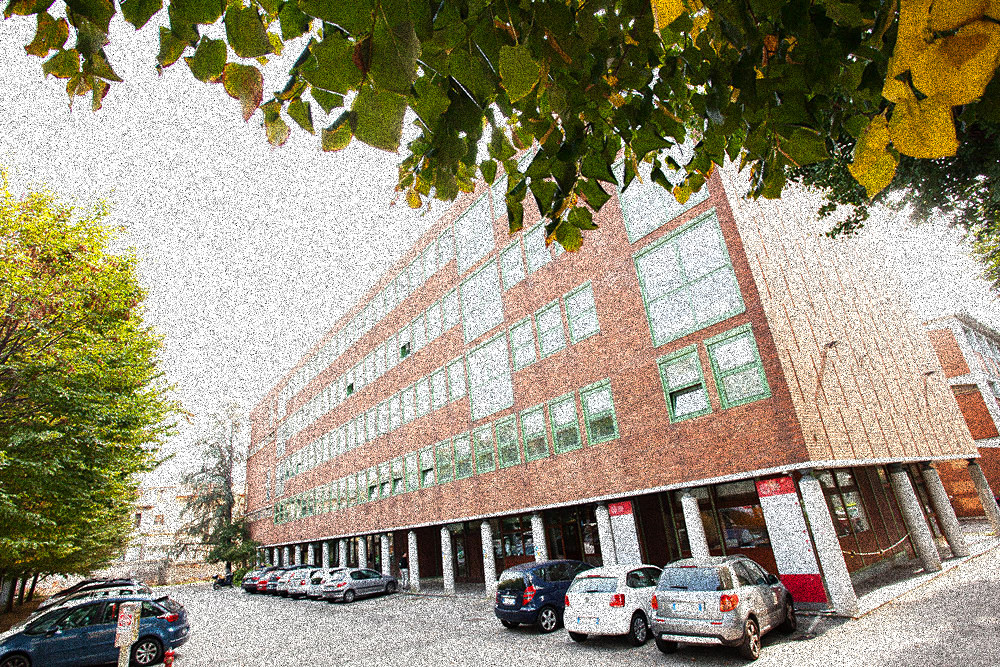
//> input picture data/dei_noise.jpg, 1000 x 667 px
$ ./Hist-Eq-and-Image-Filtering   (built with g++ and OpenCV 4)
//> lines starting //> are read from the running program, lines starting //| are printed output that depends on the picture
/*
 * UNIVERSITY OF PADOVA
 * DEPARTMENT OF INFORMATION ENGINEERING
 * ICT FOR INTERNET AND MULTIMEDIA
 *
 * 2022-2023 COMPUTER VISION
 * HOMEWORK-1 // LAB-2
 *
 * AUTHOR: UMUT BERK CAKMAKCI // 2071408
 *
 */

#include <iostream>
#include <opencv2/opencv.hpp>
#include "opencv2/highgui.hpp"
#include "opencv2/imgcodecs.hpp"
#include "opencv2/imgproc.hpp"
#include <opencv2/highgui/highgui_c.h>

using namespace cv;
using namespace std;


int kernel_length = 3;
Mat src;
Mat dst;
char window_name[] = "Smoothing Demo";
int display_caption(const char* caption);
int display_dst(int delay);

Mat image;
int blurMin = 1;
int blurMax = 50;
int sigma_min = 1;
int sigmaR_min = 1;
int sigmaS_min = 1;
int sigma_max = 100;

Mat draw_histogram(Mat& hist, Mat& image, Scalar color) {
    // Set the histogram parameters
    int histSize = 256;
    float range[] = { 0, 256 };
    const float* histRange = { range };
    bool uniform = true, accumulate = false;

    // Compute the histogram
    Mat hist_image;
    calcHist(&hist, 1, 0, Mat(), hist_image, 1, &histSize, &histRange, uniform, accumulate);

    // Draw the histogram
    int hist_h = 200, hist_w = 256;
    int bin_w = cvRound((double)hist_w / histSize);
    Mat histImage(hist_h, hist_w, CV_8UC3, Scalar(0, 0, 0));
    normalize(hist_image, hist_image, 0, histImage.rows, NORM_MINMAX, -1, Mat());
    for (int i = 1; i < histSize; i++) {
        line(histImage, Point(bin_w * (i - 1), hist_h - cvRound(hist_image.at<float>(i - 1))),
            Point(bin_w * (i), hist_h - cvRound(hist_image.at<float>(i))),
            color, 2, LINE_AA);
    }

    // Combine the histogram and image
    Mat combined_image;
    vconcat(histImage, combined_image);

    return combined_image;
}

// [40 lines left out: function show_histogram, not called in this run]

Mat show_histograms(Mat& image, String window_name) {
    // Separate the image into 3 channels
    vector<Mat> bgr_planes;
    split(image, bgr_planes);


    // Define the colors for each channel
    Vec3b blue(255, 0, 0);
    Vec3b green(0, 255, 0);
    Vec3b red(0, 0, 255);

    // Draw the histograms
    Mat b_hist = draw_histogram(bgr_planes[0], image, blue);
    Mat g_hist = draw_histogram(bgr_planes[1], image, green);
    Mat r_hist = draw_histogram(bgr_planes[2], image, red);

    // Concatenate the histograms and show them
    Mat hist_combined;
    hconcat(b_hist, g_hist, hist_combined);
    hconcat(hist_combined, r_hist, hist_combined);

    return hist_combined;
	//imshow(window_name+" Histograms", hist_combined);
}

// [10 lines left out: function Blur, not called in this run]

void MedianBlur(int sliderValue, void*)
{
    if (sliderValue <= 0)
    {
        return;
    }
    sliderValue = 2 * sliderValue - 1;
    Mat output;
    medianBlur(src, output, sliderValue);
    imshow("MedianBlurWindow", output);
}

void GaussianBlur(int sliderValue, void*)
{
    if (sliderValue <= 0)
    {
        return;
    }
    sliderValue = 2 * sliderValue - 1;
    Mat output;
    GaussianBlur(src, output, Size(sliderValue, sliderValue), sigma_min, sigma_min);
    imshow("GaussianBlurWindow", output);
}

void BilateralFilter(int sliderValue, void*)
{
    if (sliderValue <= 0)
    {
        return;
    }
    //sliderValue = 2 * sliderValue - 1;
    Mat output;
    bilateralFilter(src, output, sliderValue, sigmaR_min * 2, sigmaS_min / 2);
    imshow("BilateralFilterWindow", output);
}

void combineImages(Mat img2, Mat img1, String window_name)
{
    // Get dimension of final image
    int rows = img1.rows + img2.rows;
    int cols = max(img1.cols, img2.cols);

    // Create a black image
    Mat3b res(rows, cols, Vec3b(0, 0, 0));

    // Copy images in correct position
    img1.copyTo(res(Rect(0, 0, img1.cols, img1.rows)));
    img2.copyTo(res(Rect(0, img1.rows, img2.cols, img2.rows)));

    // Show result
    imshow(window_name, res);
}


int main(int argc, char** argv) {

    /*    PART-1 of LAB-2    ****************************************************************************************************************/

	// Load image
    Mat image = imread("dei_noise.jpg");
//> image is the input picture: 667 rows x 1000 cols, CV_8UC3; mean B, G, R 124.4, 147.3, 154.9

    /*    ORIGINAL RGB IMAGE AND HISTOGRAM    **********************************************************************************************/
    // Show original image
    //imshow("Original Image", image);

    // Concatenate histograms of each channel of original image
    Mat hist_orig;
    vector<Mat> bgr_orig;
    split(image, bgr_orig);
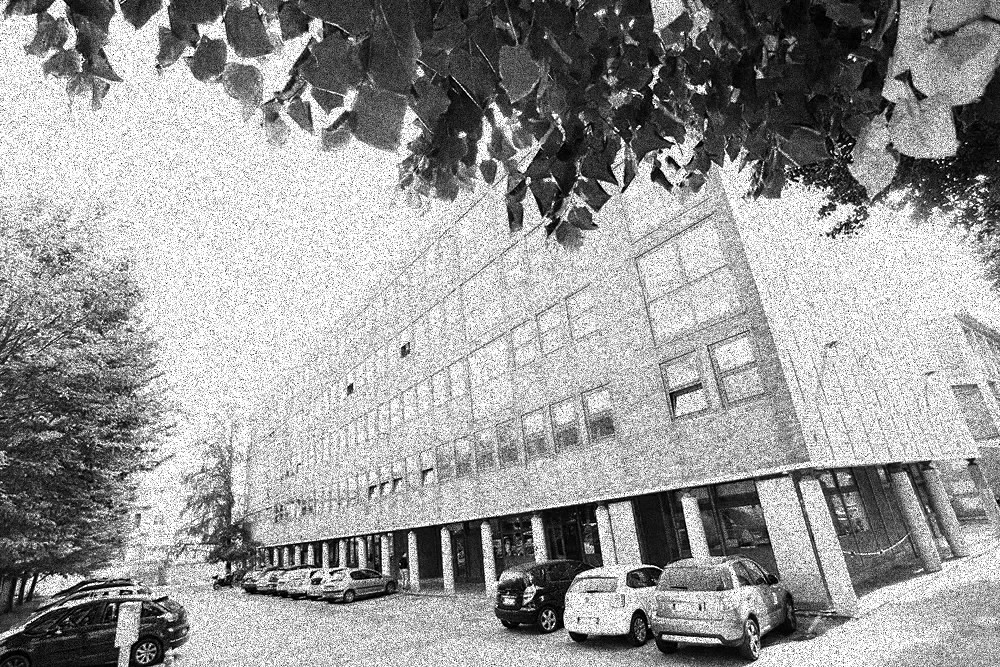
//> bgr_orig[2]: 667 rows x 1000 cols, CV_8UC1; min 0, max 255, mean 154.9
    hist_orig = show_histograms(image, "Original Image");
//> in draw_histogram, `calcHist(&hist, 1, 0, Mat(), hist_image, 1, &histSize, &histRange, uni..`: hist_image = 256 values, max 54067 at index 0, min 1243 at index 65, mean 2605.5
//> in draw_histogram, `normalize(hist_image, hist_image, 0, histImage.rows, NORM_MINMAX, -1, ..`: hist_image = 256 values, max 200 at index 0, min 0 at index 65, mean 5.16
    combineImages(image, hist_orig, "Original Image and Histogram");
    /****************************************************************************************************************************************/


	/*    EQUALIZED RGB IMAGE AND HISTOGRAM    **********************************************************************************************/
    // Equalize each channel separately
    Mat eq_image, hist_eq;
    vector<Mat> eq_channels;
    for (int i = 0; i < bgr_orig.size(); i++) {
        Mat eq_channel;
        equalizeHist(bgr_orig[i], eq_channel);
        eq_channels.push_back(eq_channel);
    }
//> this loop made 3 passes
    merge(eq_channels, eq_image);
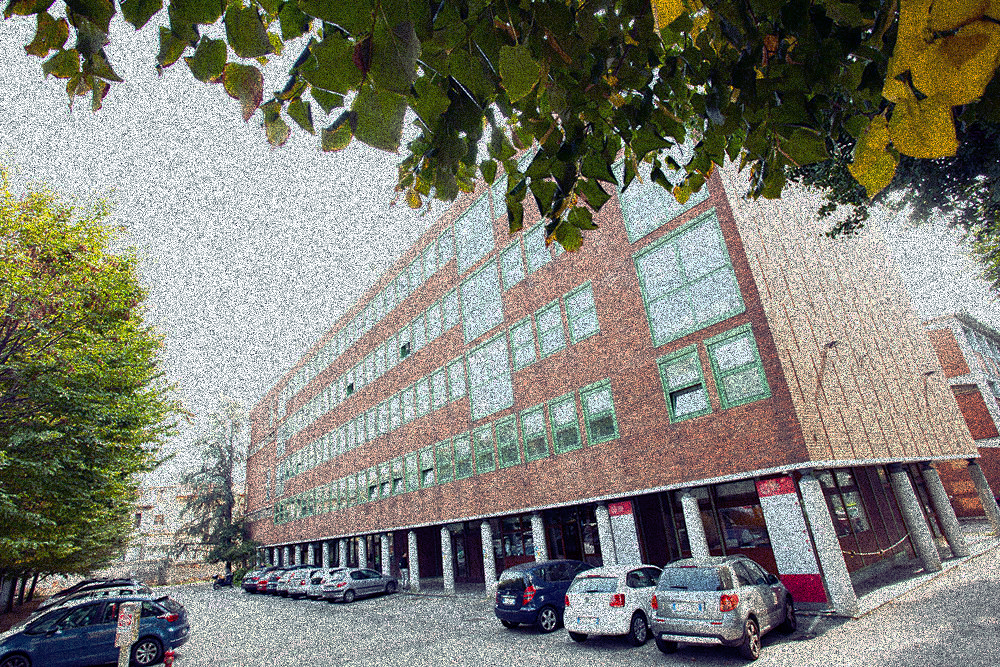
//> eq_image: 667 rows x 1000 cols, CV_8UC3; mean B, G, R 118.3, 128.4, 128.9
    //imshow("Equalized Image (RGB)", eq_image);

    // Concatenate histograms of each channel of equalized image (RGB)
    vector<Mat> bgr_eq;
    split(eq_image, bgr_eq);
    hist_eq = show_histograms(eq_image, "Equalized Image (RGB)");
//> in draw_histogram (call 5), `calcHist(&hist, 1, 0, Mat(), hist_image, 1, &histSize, &histRange, uni..`: hist_image = 256 values, max 52858 at index 255, min 0 at index 28, mean 2605.5
//> in draw_histogram (call 5), `normalize(hist_image, hist_image, 0, histImage.rows, NORM_MINMAX, -1, ..`: hist_image = 256 values, max 200 at index 255, min 0 at index 28, mean 9.86
//> after the loop in draw_histogram (call 5), `for (int i = 1; i < histSize; i++)`:
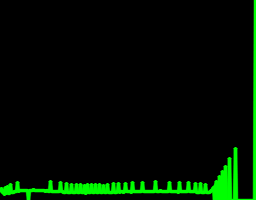
//> histImage: 200 rows x 256 cols, CV_8UC3; mean B, G, R 0, 15.2, 0
    combineImages(eq_image, hist_eq, "Equalized (RGB) Image and Histogram");
    /****************************************************************************************************************************************/


    /*    EQUALIZED LAB IMAGE AND HISTOGRAM    **********************************************************************************************/
    // Convert image to Lab color space and equalize only L channel
    Mat lab_image, hist_lab;
    cvtColor(image, lab_image, COLOR_BGR2Lab);
//> lab_image: 667 rows x 1000 cols, CV_8UC3; mean of channels 0, 1, 2 152.6, 128, 141
    vector<Mat> lab_channels;
    split(lab_image, lab_channels);
    equalizeHist(lab_channels[0], lab_channels[0]);
    merge(lab_channels, lab_image);
//> lab_image: 667 rows x 1000 cols, CV_8UC3; mean of channels 0, 1, 2 128.5, 128, 141
    cvtColor(lab_image, lab_image, COLOR_Lab2BGR);
    //imshow("Equalized Image (Lab)", lab_image);

    // Concatenate histograms of L channel of equalized image (Lab)
    hist_lab = show_histograms(lab_image, "Equalized Image (Lab)");
//> call 3 of show_histograms, with window_name = "Equalized Image (Lab)"
//> in show_histograms (call 3), `split(image, bgr_planes);`:
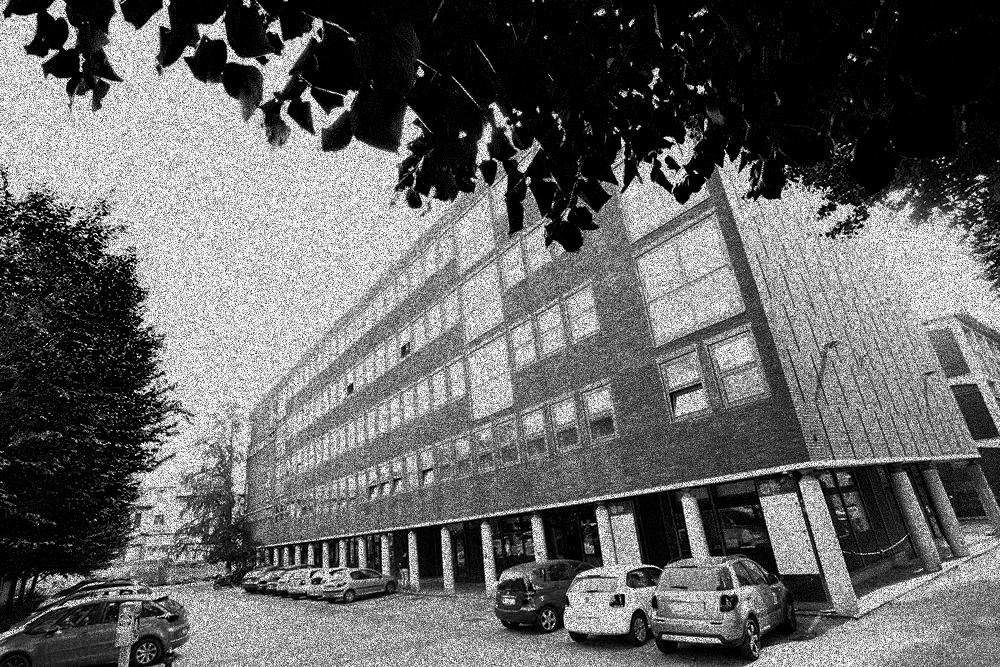
//> bgr_planes[0]: 667 rows x 1000 cols, CV_8UC1; min 0, max 255, mean 102
//> in draw_histogram (call 7), `calcHist(&hist, 1, 0, Mat(), hist_image, 1, &histSize, &histRange, uni..`: hist_image = 256 values, max 138936 at index 0, min 0 at index 234, mean 2605.5
//> in draw_histogram (call 7), `normalize(hist_image, hist_image, 0, histImage.rows, NORM_MINMAX, -1, ..`: hist_image = 256 values, max 200 at index 0, min 0 at index 234, mean 3.75
//> after the loop in draw_histogram (call 7), `for (int i = 1; i < histSize; i++)`:
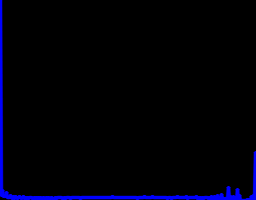
//> histImage: 200 rows x 256 cols, CV_8UC3; mean B, G, R 8.6, 0, 0
//> in show_histograms (call 3), `hconcat(hist_combined, r_hist, hist_combined);`:
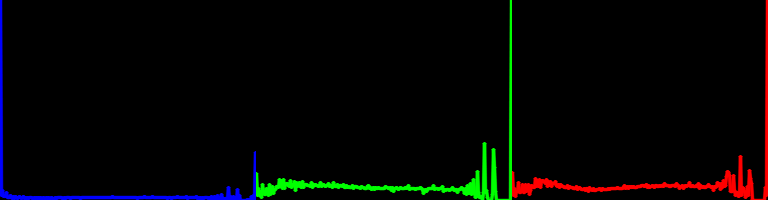
//> hist_combined: 200 rows x 768 cols, CV_8UC3; mean B, G, R 2.9, 4.5, 4.1
    combineImages(lab_image, hist_lab, "Equalized (Lab) Image and Histogram");
//> call 3 of combineImages, with window_name = "Equalized (Lab) Image and Histogram"
//> in combineImages (call 3), `img2.copyTo(res(Rect(0, img1.rows, img2.cols, img2.rows)));`:
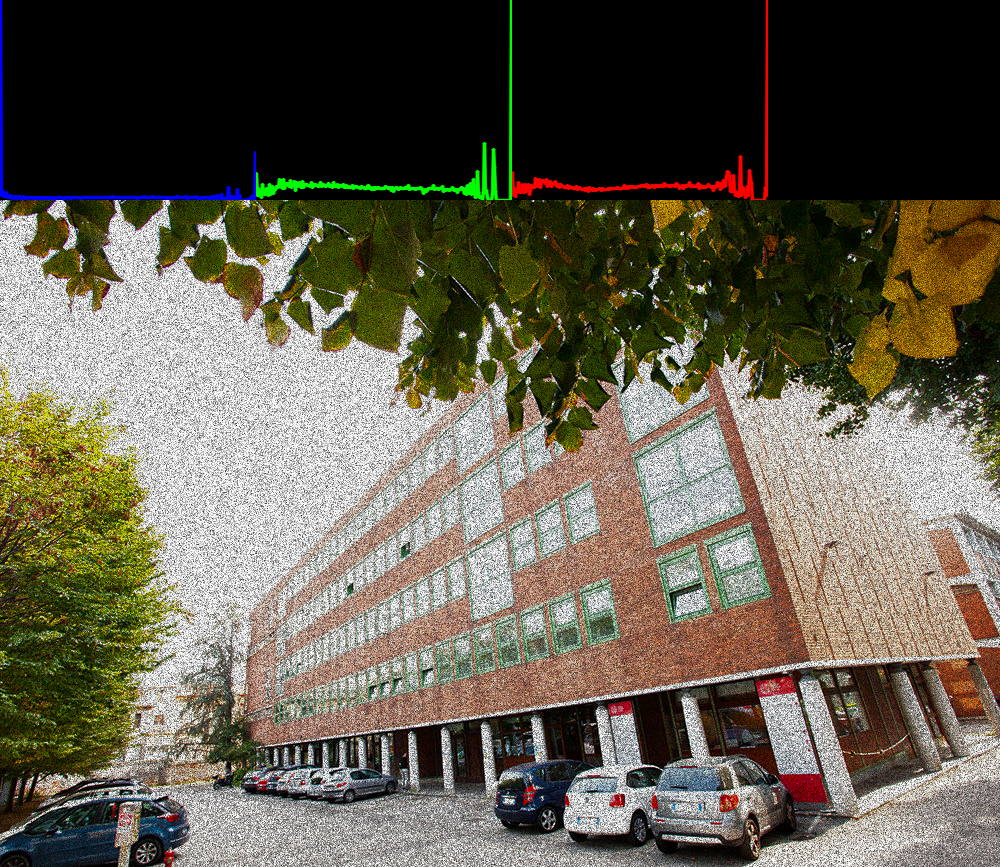
//> res: 867 rows x 1000 cols, CV_8UC3; mean B, G, R 79, 95.3, 100.5
    /*****************************************************************************************************************************************/


    /*    PART-2 of LAB-2    ******************************************************************************************************************/

    src = image;
    Mat img_blur, img_gaus, img_median, img_bilat;

    // [9 lines of commented-out code are left out]


    struct Userdata {int sliderId; std::string sliderName;};

    /*
    namedWindow("BlurWindow");
    createTrackbar("kernel Value", "BlurWindow", &blurMin, blurMax, Blur);
    imshow("BlurWindow", src);
    */

    namedWindow("MedianBlurWindow");
    createTrackbar("kernel Value", "MedianBlurWindow", &blurMin, blurMax, MedianBlur);
    imshow("MedianBlurWindow", src);


    Userdata userdata0{ 0, "kernelVal" };
    Userdata userdata1{ 1, "sigmaVal" };
    namedWindow("GaussianBlurWindow");
    createTrackbar("kernelVal", "GaussianBlurWindow", &blurMin, blurMax, GaussianBlur, &userdata0);
    createTrackbar("sigmaVal", "GaussianBlurWindow", &sigma_min, sigma_max, GaussianBlur, &userdata1);
    imshow("GaussianBlurWindow", src);


    Userdata userdata2{ 2, "kernelVal" };
    Userdata userdata3{ 3, "sigmaRVal" };
    Userdata userdata4{ 4, "sigmaSVal" };
    namedWindow("BilateralFilterWindow");
    createTrackbar("kernelVal", "BilateralFilterWindow", &blurMin, 10, BilateralFilter, &userdata2);
    createTrackbar("sigmaRVal", "BilateralFilterWindow", &sigmaR_min, sigma_max, BilateralFilter, &userdata3);
    createTrackbar("sigmaSVal", "BilateralFilterWindow", &sigmaS_min, sigma_max, BilateralFilter, &userdata4);
    imshow("BilateralFilterWindow", src);


    waitKey(0);
    return 0;
}

$ run again, with data/overexposed.jpg copied over data/dei_noise.jpg
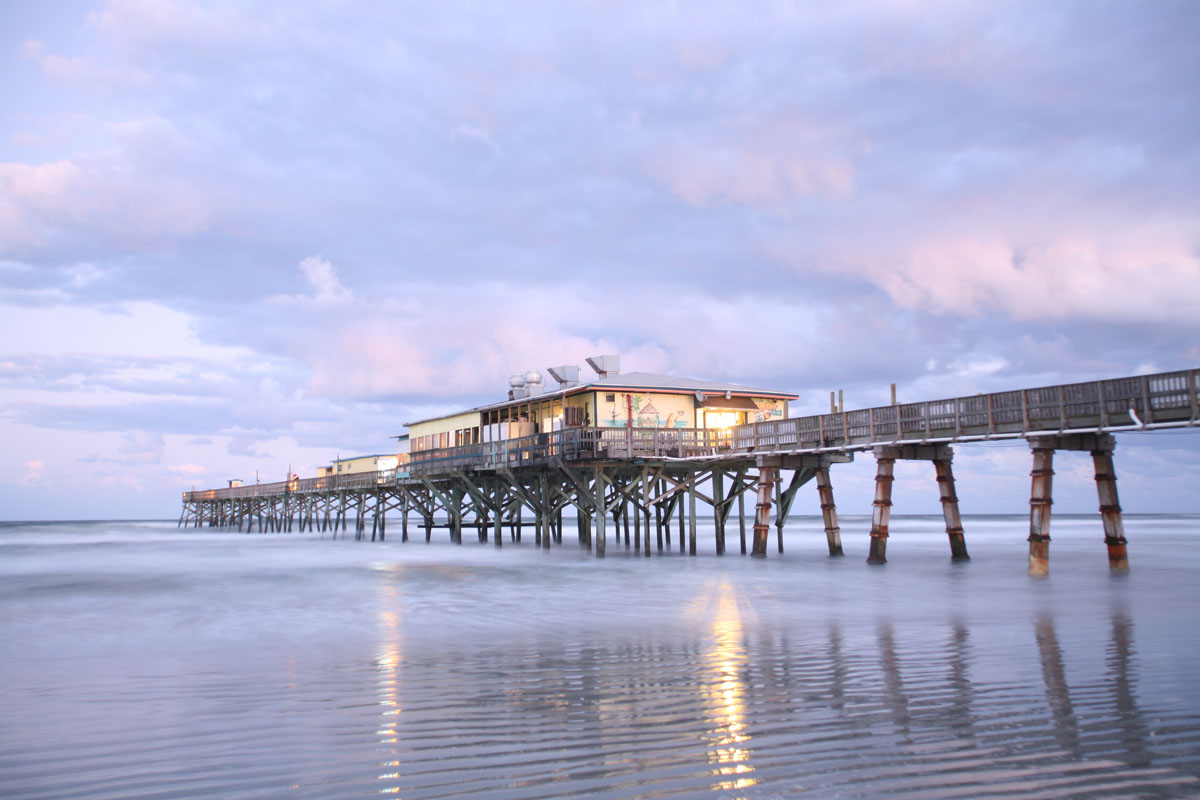
//> input picture data/overexposed.jpg, 1200 x 800 px
//> image is the input picture: 800 rows x 1200 cols, CV_8UC3; mean B, G, R 206.2, 175, 172.3
//> in draw_histogram, `calcHist(&hist, 1, 0, Mat(), hist_image, 1, &histSize, &histRange, uni..`: hist_image = 256 values, max 35056 at index 255, min 0 at index 0, mean 3750
//> in draw_histogram, `normalize(hist_image, hist_image, 0, histImage.rows, NORM_MINMAX, -1, ..`: hist_image = 256 values, max 200 at index 255, min 0 at index 0, mean 21.39
//> the loop `for (int i = 0; i < bgr_orig.size(); i++)` made 3 passes
//> in draw_histogram (call 7), `calcHist(&hist, 1, 0, Mat(), hist_image, 1, &histSize, &histRange, uni..`: hist_image = 256 values, max 113235 at index 255, min 119 at index 173, mean 3750
//> in draw_histogram (call 7), `normalize(hist_image, hist_image, 0, histImage.rows, NORM_MINMAX, -1, ..`: hist_image = 256 values, max 200 at index 255, min 0 at index 173, mean 6.42
//> after the loop in draw_histogram (call 7), `for (int i = 1; i < histSize; i++)`:
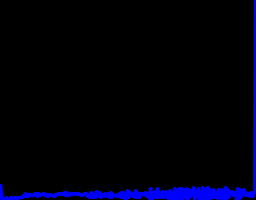
//> histImage: 200 rows x 256 cols, CV_8UC3; mean B, G, R 12.4, 0, 0
//> in combineImages (call 3), `img2.copyTo(res(Rect(0, img1.rows, img2.cols, img2.rows)));`:
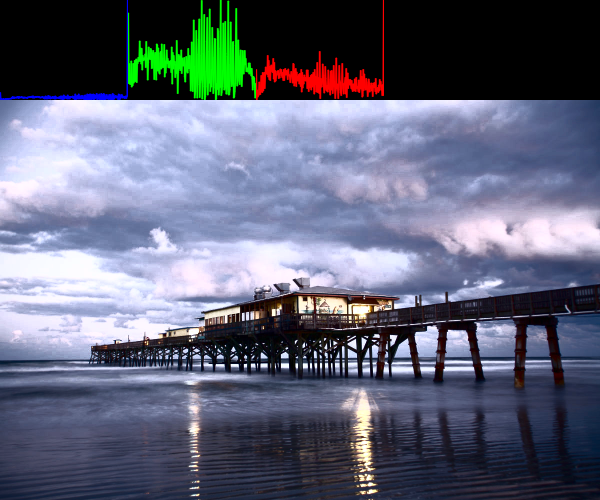
//> res: 1000 rows x 1200 cols, CV_8UC3 (shown at 1/2 size); mean B, G, R 120.4, 102.1, 97.1
